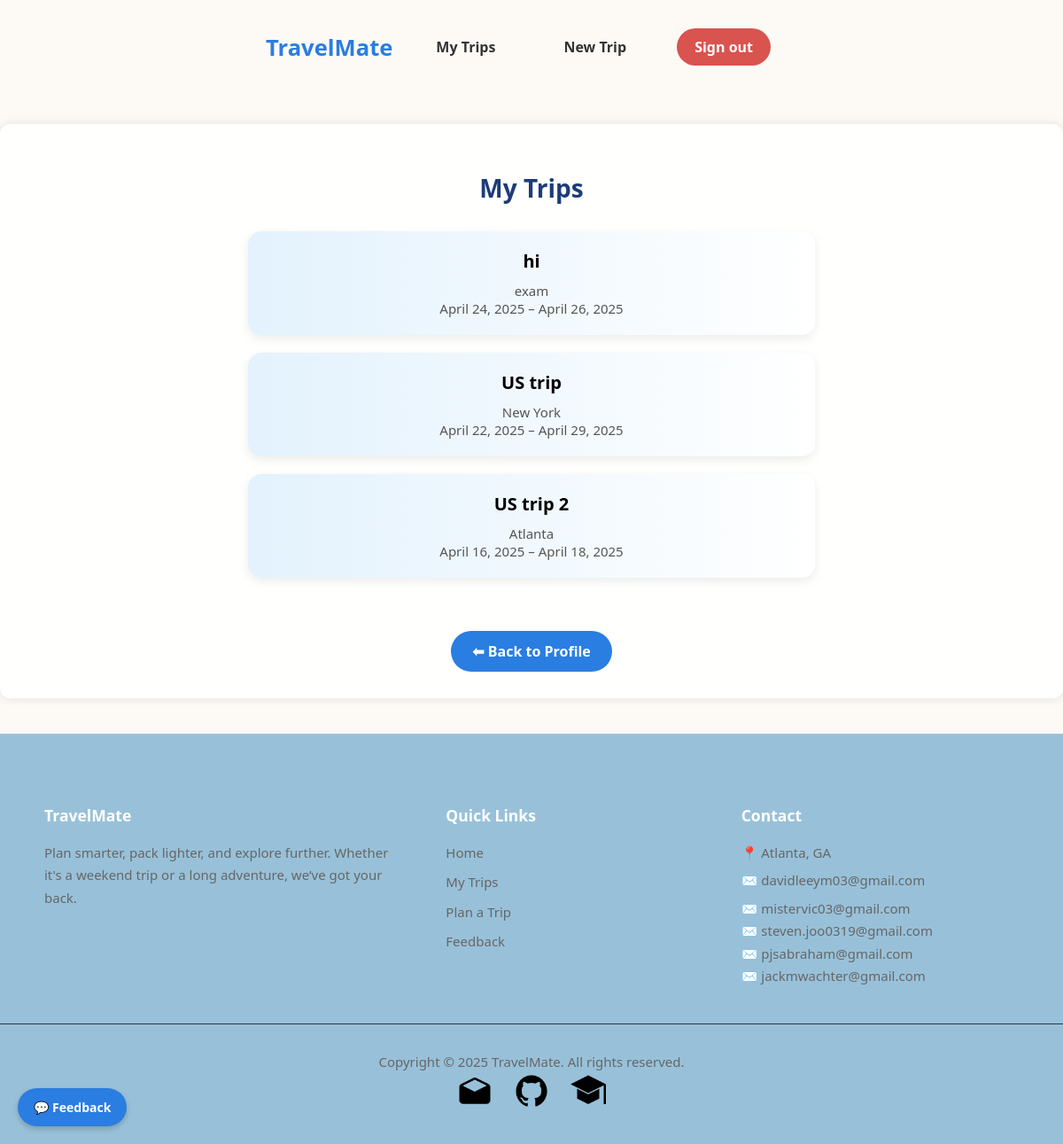
/trips/list/ (signed in), run on the app's committed database.
### trips/models.py (models this page shows, shortened)
class Trip(models.Model):
    TRIP_TYPE_CHOICES = [
        ('beach', 'Beach'),
        ('city', 'City'),
        ('hiking', 'Hiking'),
        ('business', 'Business'),
        ('snow', 'Snow / Ski'),
        ('other', 'Other'),
    ]
    user = models.ForeignKey(get_user_model(), on_delete=models.CASCADE)
    name = models.CharField(max_length=100)
    destination = models.CharField(max_length=100)
    start_date = models.DateField()
    end_date = models.DateField()
    trip_type = models.CharField(max_length=50, choices=TRIP_TYPE_CHOICES, default='other')
    manually_cleared = models.BooleanField(default=False)
    is_public = models.BooleanField(default=False)
    share_token = models.CharField(max_length=12, unique=True, blank=True, null=True)

### trips/views.py (the view)
# urls.py: path('list/', views.trip_list, name='trip_list'),
@login_required
def trip_list(request):
    trips = Trip.objects.filter(user=request.user).order_by('-start_date')
    return render(request, 'trips/trip_list.html', {'trips': trips})

### trips/templates/trips/trip_list.html (shortened to what this page needs)
{% extends 'base.html' %}
{% load static %}
{% block content %}
    <div style="text-align: center;">
        <h2 style="color: #1d3c78; margin-bottom: 30px; font-size: 28px; font-weight: 700;">My Trips</h2>
        <div class="trip-list">
            {% for trip in trips %}
                <a href="{% url 'trip_detail' trip.id %}" class="trip-card-link">
                    <div class="trip-card">
                        <div class="trip-title">{{ trip.name }}</div>
                        <div class="trip-info">
                            {{ trip.destination }}<br>
                            {{ trip.start_date }} – {{ trip.end_date }}
                        </div>
                    </div>
                </a>
            {% empty %}
                <p style="font-size: 16px; color: #777;">You have no trips yet.</p>
            {% endfor %}
        </div>
        <a href="{% url 'profile' %}" class="button" style="
            margin-top: 40px;
            background-color: #2a7de1;
            padding: 12px 24px;
            display: inline-block;
            border-radius: 25px;
            font-weight: 600;
            text-decoration: none;
            color: white;
            transition: background 0.3s ease;">
    ⬅ Back to Profile
        </a>
    </div>
{% endblock %}

### templates/base.html (style rules this page uses)
body { font-family: 'Segoe UI', sans-serif; background-color: #fdfaf6; background-repeat: no-repeat; background-size: 100% 100%; background-attachment: fixed; margin: 0; padding: 0; padding-top: 100px; }
a.button { background-color: #2a7de1; color: white; padding: 10px 20px; text-decoration: none; border-radius: 20px; font-weight: bold; display: inline-block; margin-top: 20px; }

### trips/templates/trips/trip_list.html (style rules this page uses)
.trip-card-link { text-decoration: none; color: inherit; }
.trip-card { border-radius: 15px; padding: 20px; margin: 20px auto; background: linear-gradient(to right, #e3f2fd, #ffffff); max-width: 600px; box-shadow: 0 4px 12px rgba(0, 0, 0, 0.08); transition: all 0.4s ease; transform: perspective(1px) translateZ(0); }
.trip-title { font-weight: 700; font-size: 20px; margin-bottom: 10px; }
.trip-info { color: #555; font-size: 15px; }

### data on the page
Trip: name "hi", destination "exam", start_date "April 24, 2025", end_date "April 26, 2025"
Trip: name "US trip", destination "New York", start_date "April 22, 2025", end_date "April 29, 2025"
Trip: name "US trip 2", destination "Atlanta", start_date "April 16, 2025", end_date "April 18, 2025"
